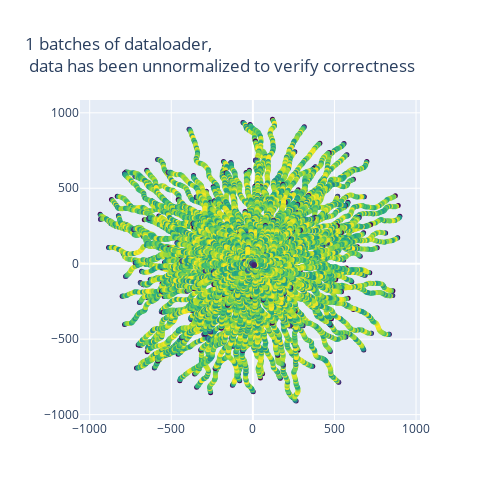

Notebook code cell kept with this figure:
### Code cell
from src.mouseGAN.model_config import Config, LR_SCHEDULERS, LOSS_FUNC, \
    C_MiniBatchDisc, C_Discriminator, C_Generator, C_EMA_Plateua_Sch, \
    C_Step_Sch, C_LossGap_Sch
from src.mouseGAN.models import MouseGAN
from src.mouseGAN.experimentTracker import initialize_wandb

# IN_COLAB = True
LOAD_PRETRAINED = False
BATCH_SIZE = 256
num_epochs = 1000
num_feats = train_trajs[0].shape[1]
latent_dim = 100
num_target_feats = 4 # width, height, start_x, start_y
MAX_SEQ_LEN = max([len(traj) for traj in train_trajs + test_trajs])

D_config = C_Discriminator(lr=0.0001, bidirectional=True, hidden_units=128, 
                            num_lstm_layers=4, useEndDeviationLoss=True,
                            gradient_maxNorm = 1.0,)
G_config = C_Generator(lr=0.0001, hidden_units=128, num_lstm_layers=4, useOutsideTargetLoss=True, drop_prob=0.1,
                layer_normalization = True,
                residual_connections = True,
                gradient_maxNorm = 1.0,)

# D_sch_config = C_Step_Sch(2, 0.5)
D_sch_config = C_LossGap_Sch(cooldown=int(BATCH_SIZE)/8, lr_shrinkMin=0.1, lr_growthMax=2.0, 
                            discLossDecay=0.8, lr_max = 0.0005, lr_min = 1*10**(-9))
# G_sch_config = C_Step_Sch(2, 0.5)
# G_sch_config = C_EMA_Plateua_Sch(patience=BATCH_SIZE, cooldown=int(BATCH_SIZE/8), factor=0.5, ema_alpha=0.4)

config = Config(num_epochs, BATCH_SIZE, num_feats, latent_dim, num_target_feats, MAX_SEQ_LEN,
                discriminator=D_config, generator=G_config, 
                D_lr_scheduler=D_sch_config, #G_lr_scheduler=G_sch_config,
                locationMSELoss = False)

## verifying the mean trajectory is centered around zero (even class distribution)
# dataset.plotMeanPath()
trainDataloader = getDataloader(train_trajs, train_targets, config.BATCH_SIZE)
testDataloader = getDataloader(test_trajs, test_targets, config.BATCH_SIZE)

visuallyVertifyDataloader(trainDataloader, dataset, showNumBatches=1)

if IN_COLAB:
    run = initialize_wandb(config)
device = torch.device("cuda" if torch.cuda.is_available() else "cpu")
gan = MouseGAN(dataset, trainDataloader, testDataloader, device, config, IN_COLAB=IN_COLAB, verbose=True, printBatch=True)
if LOAD_PRETRAINED:
    
    gan.loadPretrained(startingEpoch='final')

print(gan.discriminator)
print(gan.generator)

gan.train(modelSaveInterval=3, catchErrors=False)
if IN_COLAB:
    wandb.finish()
